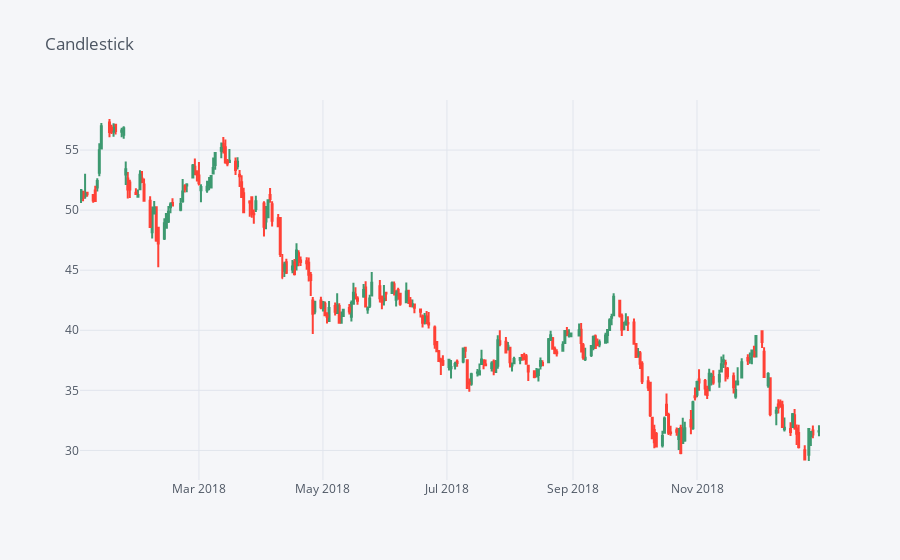

Notebook code cell kept with this figure:
### Markdown cell above
Use .iplot(kind='candle) to create a [candlestick chart](https://en.wikipedia.org/wiki/Candlestick_chart). Candlestick charts are a commonly used financial chart to show price movements in stocks

### Code cell
list_dfs[0][['Open', 'High', 'Low', 'Close']].loc['2019-01-01':'2018-01-01'].iplot(kind='candle',title="Candlestick")

### Figure 1 — Plotly figure (JSON) as saved in the notebook; plotly's stock layout.template omitted (floating-point values rounded to 4 significant figures; data arrays with more than 128 entries replaced by an {"elided": "..."} marker saying what was removed)
{"data": [{"close": {"elided": "251 float values"}, "high": {"elided": "251 float values"}, "low": {"elided": "251 float values"}, "open": {"elided": "251 float values"}, "showlegend": false, "type": "candlestick", "x": {"elided": "251 str values"}, "yaxis": "y2"}], "layout": {"legend": {"bgcolor": "#F5F6F9", "font": {"color": "#4D5663"}}, "paper_bgcolor": "#F5F6F9", "plot_bgcolor": "#F5F6F9", "title": {"font": {"color": "#4D5663"}, "text": "Candlestick"}, "xaxis": {"gridcolor": "#E1E5ED", "rangeslider": {"visible": false}, "showgrid": true, "tickfont": {"color": "#4D5663"}, "title": {"font": {"color": "#4D5663"}, "text": ""}, "zerolinecolor": "#E1E5ED"}, "yaxis": {"gridcolor": "#E1E5ED", "showgrid": true, "showticklabels": false, "tickfont": {"color": "#4D5663"}, "title": {"font": {"color": "#4D5663"}, "text": ""}, "zerolinecolor": "#E1E5ED"}, "yaxis2": {"gridcolor": "#E1E5ED", "showgrid": true, "tickfont": {"color": "#4D5663"}, "title": {"font": {"color": "#4D5663"}, "text": ""}, "zerolinecolor": "#E1E5ED"}}}
